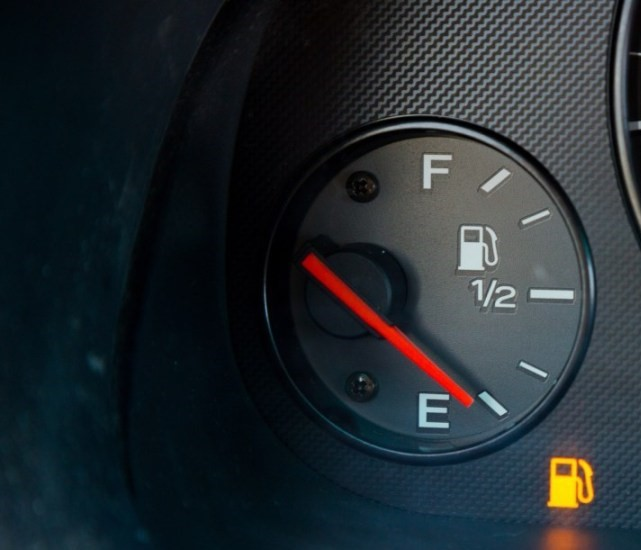
#> input picture gaugereader&textdetector/gauge-2.jpg, 641 x 550 px
$ python gauge2.py
#> lines starting #> are read from the running program, lines starting #| are printed output that depends on the picture; after the words box and inside, x2 and y2 are one past the last pixel; in counts of white or black regions, pixels touching at a corner belong together
'''
Copyright (c) 2017 Intel Corporation.
Licensed under the MIT license. See LICENSE file in the project root for full license information.
'''

import cv2
import numpy as np
#import paho.mqtt.client as mqtt
import time

def avg_circles(circles, b):
    avg_x=0
    avg_y=0
    avg_r=0
    for i in range(b):
        #optional - average for multiple circles (can happen when a gauge is at a slight angle)
        avg_x = avg_x + circles[0][i][0]
        avg_y = avg_y + circles[0][i][1]
        avg_r = avg_r + circles[0][i][2]
    avg_x = int(avg_x/(b))
    avg_y = int(avg_y/(b))
    avg_r = int(avg_r/(b))
    return avg_x, avg_y, avg_r

def dist_2_pts(x1, y1, x2, y2):
    #print np.sqrt((x2-x1)^2+(y2-y1)^2)
    return np.sqrt((x2 - x1)**2 + (y2 - y1)**2)

def calibrate_gauge(gauge_number, file_type):
    '''
        This function should be run using a test image in order to calibrate the range available to the dial as well as the
        units.  It works by first finding the center point and radius of the gauge.  Then it draws lines at hard coded intervals
        (separation) in degrees.  It then prompts the user to enter position in degrees of the lowest possible value of the gauge,
        as well as the starting value (which is probably zero in most cases but it won't assume that).  It will then ask for the
        position in degrees of the largest possible value of the gauge. Finally, it will ask for the units.  This assumes that
        the gauge is linear (as most probably are).
        It will return the min value with angle in degrees (as a tuple), the max value with angle in degrees (as a tuple),
        and the units (as a string).
    '''
#> called with gauge_number = 2, file_type = 'jpg'

    imgout = cv2.imread('gauge-%s.%s' %(gauge_number, file_type))
#> imgout is the input picture: shape (550, 641, 3); mean B, G, R 47.3, 42.5, 35
    img = imgout.copy()
    img = 255 - img
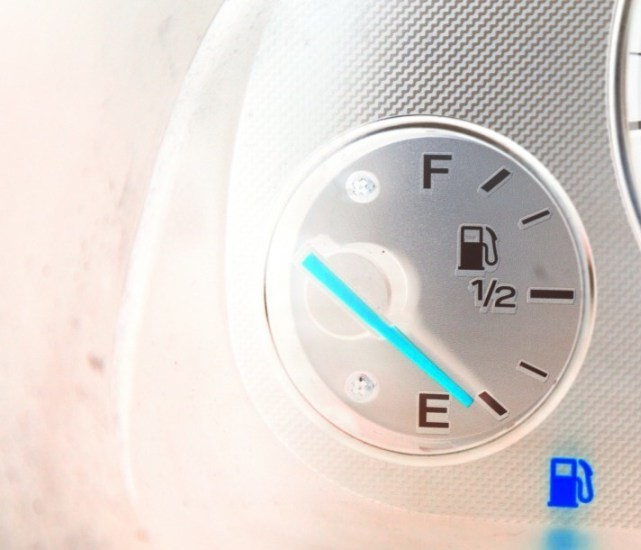
#> img: shape (550, 641, 3); mean B, G, R 207.7, 212.5, 220
    #cv2.imshow("original", imgout)
    cv2.imshow("flip", img)
    cv2.waitKey(0)
    height, width = img.shape[:2]
#> height = 550; width = 641
    gray = cv2.cvtColor(img, cv2.COLOR_BGR2GRAY)  #convert to gray
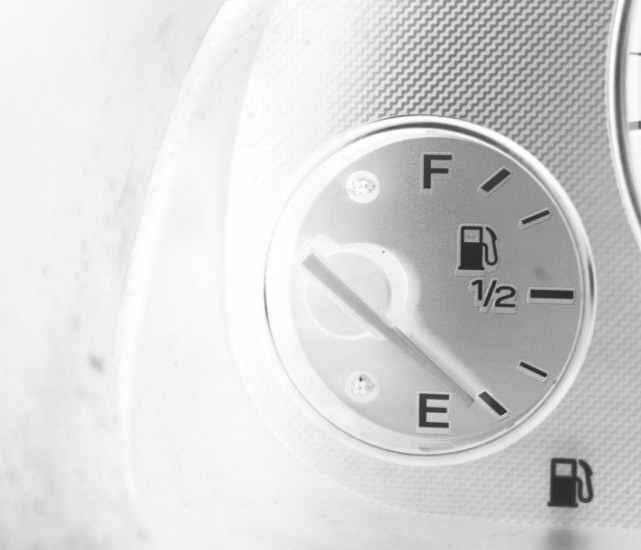
#> gray: shape (550, 641); min 37, max 255, mean 214.2
    #gray = cv2.GaussianBlur(gray, (5, 5), 0)
    # gray = cv2.medianBlur(gray, 5)

    #for testing, output gray image
    #cv2.imwrite('gauge-%s-bw.%s' %(gauge_number, file_type),gray)

    #detect circles
    #restricting the search from 35-48% of the possible radii gives fairly good results across different samples.  Remember that
    #these are pixel values which correspond to the possible radii search range.
    circles = cv2.HoughCircles(gray, cv2.HOUGH_GRADIENT, 1, 20, np.array([]), 100, 50, 150, 200)
#> circles = [[423.5, 295.5, 158.7], [423.5, 275.5, 153.2], [399.5, 289.5, 180.7], [442.5, 282.5, 155.4], [407.5, 308.5, 184]]
    # [8 lines of commented-out code are left out]
    a,b,c= circles.shape
#> a = 1; b = 5; c = 3
    x,y,r = avg_circles(circles, b)
#> the loop in avg_circles, `for i in range(b):` made 5 passes
#> (avg_x, avg_y, avg_r) on passes 1 to 5: (423.5, 295.5, 158.7), (847, 571, 311.9), (1246.5, 860.5, 492.6), (1689, 1143, 648), (2096.5, 1451.5, 832)
#> after the loop in avg_circles, `for i in range(b):`: avg_r = 832; avg_x = 2096.5; avg_y = 1451.5
#> in avg_circles, `avg_x = int(avg_x/(b))`: avg_x = 419
#> in avg_circles, `avg_y = int(avg_y/(b))`: avg_y = 290
#> in avg_circles, `avg_r = int(avg_r/(b))`: avg_r = 166
#> x = 419; y = 290; r = 166

    #draw center and circle
    cv2.circle(img, (x, y), r, (0, 0, 255), 3, cv2.LINE_AA)  # draw circle
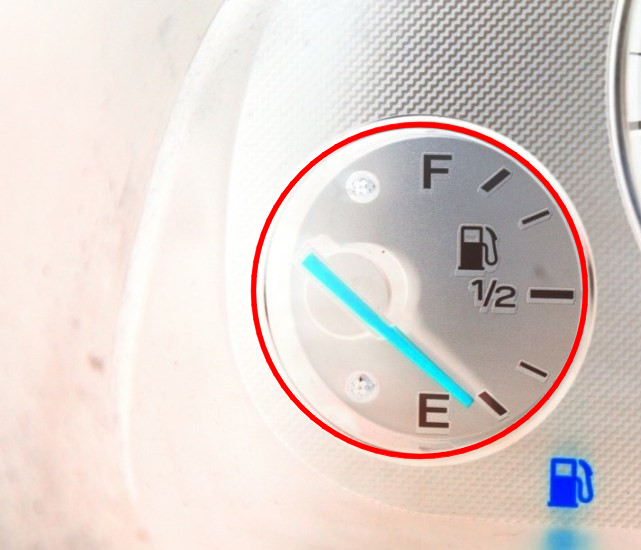
#> img: shape (550, 641, 3); 1.99% of pixels changed, all inside (x1, y1, x2, y2) = (250, 121, 589, 460)
    cv2.circle(img, (x, y), 2, (0, 255, 0), 3, cv2.LINE_AA)  # draw center of circle
#> img: shape (550, 641, 3); 0.02% of pixels changed, all inside (x1, y1, x2, y2) = (414, 286, 425, 295)

    #for testing, output circles on image
    #cv2.imwrite('gauge-%s-circles.%s' % (gauge_number, file_type), img)


    #for calibration, plot lines from center going out at every 10 degrees and add marker
    #for i from 0 to 36 (every 10 deg)

    '''
    goes through the motion of a circle and sets x and y values based on the set separation spacing.  Also adds text to each
    line.  These lines and text labels serve as the reference point for the user to enter
    NOTE: by default this approach sets 0/360 to be the +x axis (if the image has a cartesian grid in the middle), the addition
    (i+9) in the text offset rotates the labels by 90 degrees so 0/360 is at the bottom (-y in cartesian).  So this assumes the
    gauge is aligned in the image, but it can be adjusted by changing the value of 9 to something else.
    '''
    separation = 10.0 #in degrees
    interval = int(360 / separation)
    p1 = np.zeros((interval,2))  #set empty arrays
    p2 = np.zeros((interval,2))
    p_text = np.zeros((interval,2))
    for i in range(0,interval):
        for j in range(0,2):
            if (j%2==0):
                p1[i][j] = x + 0.9 * r * np.cos(separation * i * 3.14 / 180) #point for lines
            else:
                p1[i][j] = y + 0.9 * r * np.sin(separation * i * 3.14 / 180)
#> after the loop, p1 = 36 pairs, first value 269.6 to 568.4, second value 140.6 to 439.4
    text_offset_x = 10
    text_offset_y = 5
    for i in range(0, interval):
        for j in range(0, 2):
            if (j % 2 == 0):
                p2[i][j] = x + r * np.cos(separation * i * 3.14 / 180)
                p_text[i][j] = x - text_offset_x + 1.2 * r * np.cos((separation) * (i+9) * 3.14 / 180) #point for text labels, i+9 rotates the labels by 90 degrees
            else:
                p2[i][j] = y + r * np.sin(separation * i * 3.14 / 180)
                p_text[i][j] = y + text_offset_y + 1.2* r * np.sin((separation) * (i+9) * 3.14 / 180)  # point for text labels, i+9 rotates the labels by 90 degrees
#> after the loop, p2 = 36 pairs, first value 253 to 585, second value 124 to 456; p_text = 36 pairs, first value 209.8 to 608.2, second value 95.8 to 494.2

    #add the lines and labels to the image
    for i in range(0,interval):
        cv2.line(img, (int(p1[i][0]), int(p1[i][1])), (int(p2[i][0]), int(p2[i][1])),(0, 255, 0), 2)
        cv2.putText(img, '%s' %(int(i*separation)), (int(p_text[i][0]), int(p_text[i][1])), cv2.FONT_HERSHEY_SIMPLEX, 0.3,(255,0,0),1,cv2.LINE_AA)
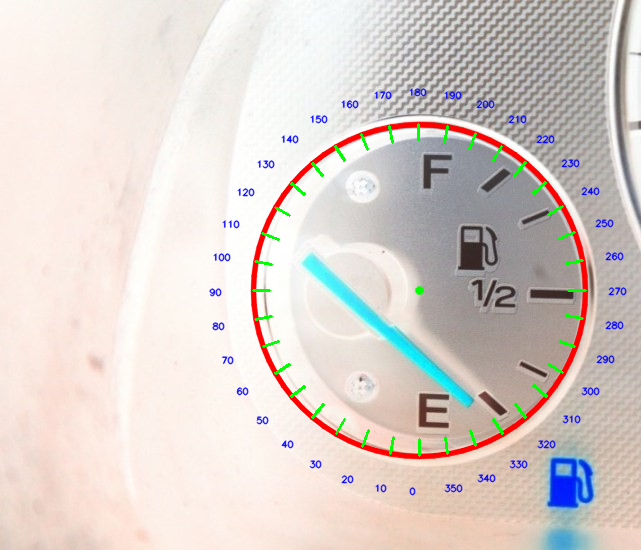
#> img: shape (550, 641, 3); mean B, G, R 204, 208.7, 218.4

    cv2.imwrite('gauge-%s-calibration.%s' % (gauge_number, file_type), img)

    #get user input on min, max, values, and units
    print ("gauge number: %s" %gauge_number)
#> (the run stopped early here; a loop or call above may not have finished)
